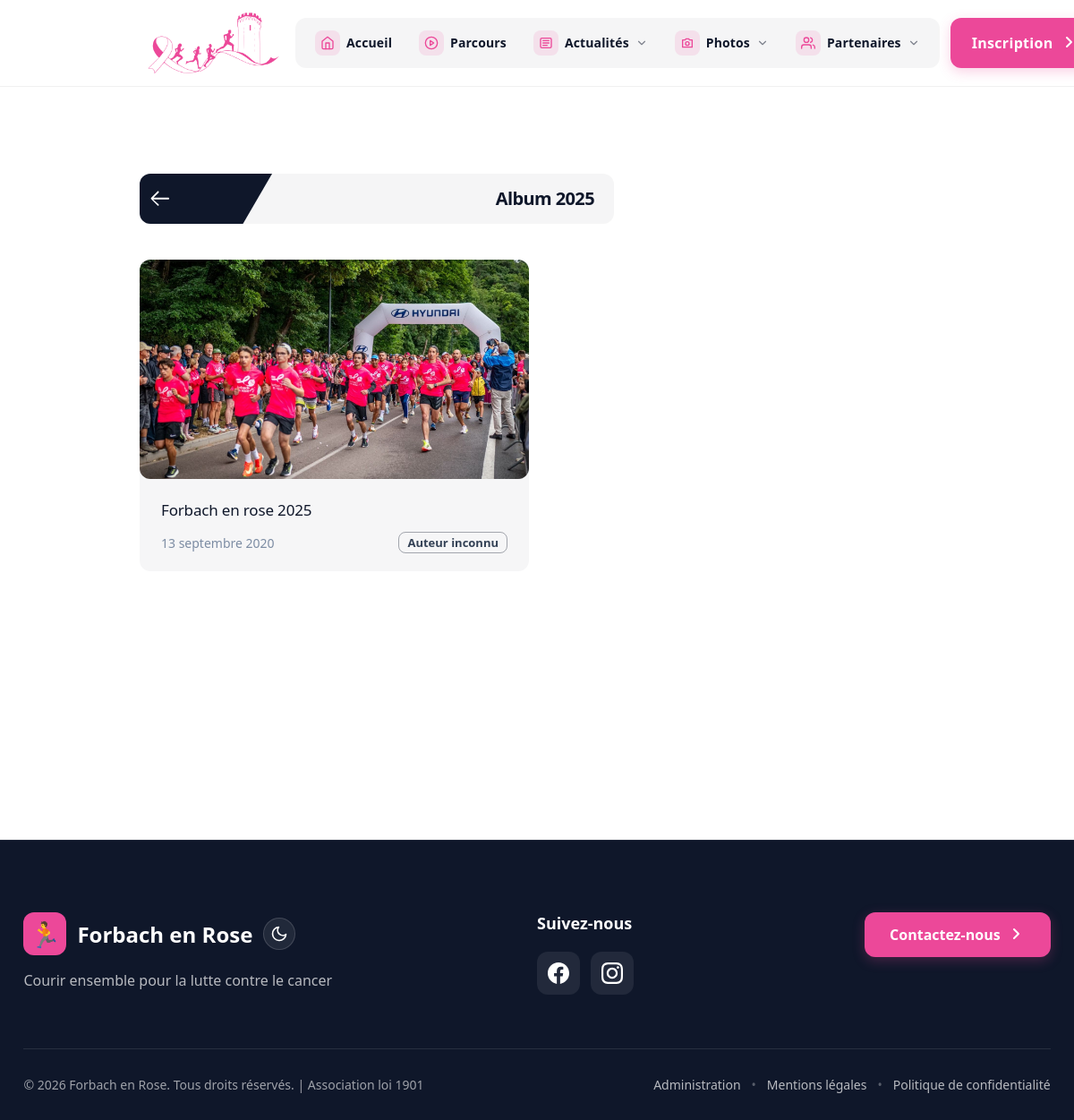
/public/photos.php?year_id=11, run on the app's committed database.
### tables this page shows
CREATE TABLE IF NOT EXISTS `photo_years` (
  `id` int(11) NOT NULL AUTO_INCREMENT,
  `year` int(11) NOT NULL,
  `title` varchar(255) NOT NULL,
  PRIMARY KEY (`id`)
);

CREATE TABLE IF NOT EXISTS `photo_albums` (
  `id` int(11) NOT NULL AUTO_INCREMENT,
  `year_id` int(11) NOT NULL,
  `album_title` varchar(255) NOT NULL,
  `album_link` text NOT NULL,
  `album_img` varchar(255) DEFAULT NULL,
  `album_desc` text DEFAULT NULL,
  PRIMARY KEY (`id`),
  KEY `year_id` (`year_id`),
  CONSTRAINT `photo_albums_ibfk_1` FOREIGN KEY (`year_id`) REFERENCES `photo_years` (`id`) ON DELETE CASCADE
);

### inc/navbar-modern.php (the view, shortened to what this page needs)
<header class="floating-nav" id="navRoot">
  <div class="nav-pill">
    <a class="brand" href="accueil.php">
      <img class="brand-logo" src="../files/_logos/logo_fer_rose.png" alt="Forbach en Rose">
    </a>
    <div class="nav-right">
      <div class="nav-card">
        <nav id="nav-links" class="links" aria-label="Navigation principale">
          <ul class="menu nav-secondary">
        <li class="item">
          <a class="link" href="accueil.php">
            <span class="nav-icon" aria-hidden="true">
              <svg viewBox="0 0 24 24" focusable="false" aria-hidden="true">
                <path d="M3 9l9-7 9 7v11a2 2 0 0 1-2 2H5a2 2 0 0 1-2-2z"></path>
                <polyline points="9,22 9,12 15,12 15,22"></polyline>
              </svg>
            </span>
            <span class="nav-label">Accueil</span>
          </a>
        </li>
        <li class="item">
          <a class="link" href="parcours.php">
            <span class="nav-icon" aria-hidden="true">
              <svg viewBox="0 0 24 24" focusable="false" aria-hidden="true">
                <circle cx="12" cy="12" r="10"></circle>
                <polygon points="10,8 16,12 10,16 10,8"></polygon>
              </svg>
            </span>
            <span class="nav-label">Parcours</span>
          </a>
        </li>
        <li class="item" data-menu="actualites">
          <button class="trigger" type="button" aria-haspopup="true" aria-expanded="false">
            <span class="nav-icon" aria-hidden="true">
              <svg viewBox="0 0 24 24" focusable="false" aria-hidden="true">
                <rect x="3" y="4" width="18" height="16" rx="2"></rect>
                <line x1="7" y1="8" x2="17" y2="8"></line>
                <line x1="7" y1="12" x2="17" y2="12"></line>
                <line x1="7" y1="16" x2="14" y2="16"></line>
              </svg>
            </span>
            <span class="nav-label">Actualités</span>
            <svg class="chev" viewBox="0 0 24 24" fill="none" aria-hidden="true">
              <path d="M6 9l6 6 6-6" stroke="rgba(15,23,42,.8)" stroke-width="2" stroke-linecap="round" stroke-linejoin="round"/>
            </svg>
          </button>
        </li>
        <li class="item" data-menu="photos">
          <button class="trigger" type="button" aria-haspopup="true" aria-expanded="false">
            <span class="nav-icon" aria-hidden="true">
              <svg viewBox="0 0 24 24" focusable="false" aria-hidden="true">
                <path d="M4 7h4l2-2h4l2 2h4v12H4z"></path>
                <circle cx="12" cy="13" r="3"></circle>
              </svg>
            </span>
            <span class="nav-label">Photos</span>
            <svg class="chev" viewBox="0 0 24 24" fill="none" aria-hidden="true">
              <path d="M6 9l6 6 6-6" stroke="rgba(15,23,42,.8)" stroke-width="2" stroke-linecap="round" stroke-linejoin="round"/>
            </svg>
          </button>
        </li>
        <li class="item" data-menu="partenaires">
          <button class="trigger" type="button" aria-haspopup="true" aria-expanded="false">
            <span class="nav-icon" aria-hidden="true">
              <svg viewBox="0 0 24 24" focusable="false" aria-hidden="true">
                <path d="M17 21v-2a4 4 0 0 0-4-4H5a4 4 0 0 0-4 4v2"></path>
                <circle cx="9" cy="7" r="4"></circle>
                <path d="M23 21v-2a4 4 0 0 0-3-3.87"></path>
                <path d="M16 3.13a4 4 0 0 1 0 7.75"></path>
              </svg>
            </span>
            <span class="nav-label">Partenaires</span>
            <svg class="chev" viewBox="0 0 24 24" fill="none" aria-hidden="true">
              <path d="M6 9l6 6 6-6" stroke="rgba(15,23,42,.8)" stroke-width="2" stroke-linecap="round" stroke-linejoin="round"/>
            </svg>
          </button>
        </li>
          </ul>
        </nav>
      </div>
      <div class="cta">
        <a class="btn pink nav-cta" href="register.php">Inscription<svg width="20" height="20" viewBox="0 0 20 20" fill="none" xmlns="http://www.w3.org/2000/svg"><path d="M7 14L12 9L7 4" stroke="currentColor" stroke-width="2" stroke-linecap="round" stroke-linejoin="round"/></svg></a>
      </div>
    </div>
  </div>
</header>

### public/photos.php (shortened to what this page needs)
<?php
require '../inc/navbar-data.php';
$selectedYearId = isset($_GET['year_id']) ? (int)$_GET['year_id'] : null;
$albums = [];
$selectedYear = null;
if ($selectedYearId) {
    $stmtYear = $pdo->prepare('SELECT * FROM photo_years WHERE id = :id LIMIT 1');
    $stmtYear->execute(['id' => $selectedYearId]);
    $selectedYear = $stmtYear->fetch(PDO::FETCH_ASSOC);
    $stmtAlbums = $pdo->prepare('SELECT * FROM photo_albums WHERE year_id = :year_id');
    $stmtAlbums->execute(['year_id' => $selectedYearId]);
    $albums = $stmtAlbums->fetchAll(PDO::FETCH_ASSOC);
}
function formatAlbumDateLabel(int $timestamp): string
{
    if (class_exists('IntlDateFormatter')) {
        static $formatter = null;
        if ($formatter === null) {
            $formatter = new IntlDateFormatter(
                'fr_FR',
                IntlDateFormatter::LONG,
                IntlDateFormatter::NONE,
                date_default_timezone_get(),
                IntlDateFormatter::GREGORIAN,
                'd MMMM yyyy'
            );
        }
        $formatted = $formatter->format($timestamp);
        if (is_string($formatted) && $formatted !== '') {
            return $formatted;
        }
    }
    $months = [
        1 => 'janvier', 2 => 'fevrier', 3 => 'mars', 4 => 'avril',
        5 => 'mai', 6 => 'juin', 7 => 'juillet', 8 => 'aout',
        9 => 'septembre', 10 => 'octobre', 11 => 'novembre', 12 => 'decembre',
    ];
    $day = (int)date('j', $timestamp);
    $month = $months[(int)date('n', $timestamp)] ?? date('m', $timestamp);
    $year = date('Y', $timestamp);
    return $day . ' ' . $month . ' ' . $year;
}
function resolveAlbumCreator(array $album): string
{
    $creatorKeys = [
        'creator_name',
        'album_creator',
        'created_by',
        'added_by',
        'author',
        'album_author',
        'owner_name',
        'user_name',
    ];
    foreach ($creatorKeys as $key) {
        $value = trim((string)($album[$key] ?? ''));
    }
    $descFallback = trim((string)($album['album_desc'] ?? ''));
    return 'Auteur inconnu';
}
function resolveAlbumDateLabel(array $album): string
{
    $dateKeys = [
        'created_at',
        'date_added',
        'added_at',
        'uploaded_at',
        'created_on',
        'created_date',
        'date_creation',
        'inserted_at',
        'updated_at',
    ];
    foreach ($dateKeys as $key) {
        $raw = trim((string)($album[$key] ?? ''));
        if ($raw === '') {
            continue;
        }
    }
    $imgName = trim((string)($album['album_img'] ?? ''));
    if ($imgName !== '') {
        $imgPath = __DIR__ . '/../files/_albums/' . basename($imgName);
        if (is_file($imgPath)) {
            $timestamp = @filemtime($imgPath);
            if ($timestamp !== false) {
                return formatAlbumDateLabel($timestamp);
            }
        }
    }
    return 'Date inconnue';
}
?>
<!DOCTYPE html>
<html lang="fr">
<head>
  <link rel="stylesheet" href="../css/fer-modern.css">
</head>
<body>
  <?php include '../inc/navbar-modern.php'; ?>
  <main>
    <section class="photos-hero" aria-label="Titre de la page">
      <div class="album-reg-bar">
        <div class="album-reg-card">
          <div class="album-reg-bevel" aria-hidden="<?= $selectedYear ? 'false' : 'true' ?>"><?php if ($selectedYear): ?><a href="photos.php" title="Retour" class="back-btn"><svg viewBox="0 0 24 24" width="22" height="22" fill="#ffffff"><path d="M3.3 11.3l6.8-6.8c.4-.4.4-1 0-1.4s-1-.4-1.4 0l-7.8 7.8c-.4.4-.4 1 0 1.4l7.8 7.8c.2.2.5.3.7.3s.5-.1.7-.3c.4-.4.4-1 0-1.4L3.3 12.7H22c.6 0 1-.4 1-1s-.4-1-1-1H3.3z"/></svg></a><?php endif; ?></div>
          <h1 class="album-reg-title"><?= $selectedYear ? htmlspecialchars($selectedYear['title']) : 'Éditions :' ?></h1>
        </div>
      </div>
    </section>
    <?php if ($selectedYearId): ?>
      <?php if (!empty($albums)): ?>
        <div class="albums-grid">
          <?php foreach ($albums as $album): ?>
            <?php
              $creatorName = resolveAlbumCreator($album);
              $dateLabel = resolveAlbumDateLabel($album);
            ?>
            <a href="<?= htmlspecialchars($album['album_link']) ?>" target="_blank" rel="noopener noreferrer" class="album-card">
              <div class="album-card-media">
                <?php if (!empty($album['album_img'])): ?>
                  <img src="../files/_albums/<?= htmlspecialchars($album['album_img']) ?>"
                       class="album-card-image"
                       alt="<?= htmlspecialchars($album['album_title']) ?>"
                       loading="lazy">
                <?php endif; ?>
              </div>
              <div class="album-card-content">
                <h2 class="album-card-title"><?= htmlspecialchars($album['album_title']) ?></h2>
                <div class="album-card-footer">
                  <p class="album-card-date"><?= htmlspecialchars($dateLabel) ?></p>
                  <span class="album-card-creator"><?= htmlspecialchars($creatorName) ?></span>
                </div>
              </div>
            </a>
          <?php endforeach; ?>
        </div>
      <?php else: ?>
        <div style="text-align: center; padding: 60px 20px; color: var(--page-muted);">
          <p>Aucun album disponible pour cette annee.</p>
        </div>
      <?php endif; ?>
    <?php endif; ?>
  </main>
  <?php include '../inc/footer-modern.php'; ?>
</body>
</html>

### css/fer-modern.css (style rules this page uses)
:root { --page-bg: #ffffff; --page-text: #0f172a; --page-muted: rgba(15,23,42,.65); --pill-bg: #ffffff; --pill-border: rgba(15,23,42,.10); --pill-shadow: 0 14px 40px rgba(2,6,23,.12); --mega-bg: #ffffff; --mega-border: rgba(15,23,42,.10); --mega-shadow: 0 18px 60px rgba(2,6,23,.16); --drawer-bg: #ffffff; --drawer-border: rgba(15,23,42,.12); --drawer-shadow: 0 30px 90px rgba(2,6,23,.18); --hover: rgba(2,6,23,.06); --accent: #6d28d9; --pink: #ec4899; --pink-dark: #db2777; --mobile-header-bg: rgba(255, 255, 255, 0.82); --radius-pill: 14px; --radius-btn: 14px; --radius-panel: 18px; --nav-max: clamp(820px, 74vw, 1500px); --side-pad: clamp(16px, 2.2vw, 28px); --content-width: min(var(--nav-max), calc(100% - (var(--side-pad) * 2))); --nav-space: 0px; }
* { box-sizing: border-box; }
body { margin:0; color: var(--page-text); font-family: system-ui, -apple-system, Segoe UI, Roboto, Arial, sans-serif; background: var(--page-bg); padding-top: 0; transition: none; min-height: 100vh; display: flex; flex-direction: column; }
main { flex: 1; }
.floating-nav { position: fixed; top: 0; left: 0; right: 0; z-index: 9999; width: 100%; display:flex; justify-content:center; background: #ffffff; border-bottom: 0; box-shadow: none; pointer-events: auto; transition: none; }
.nav-pill { pointer-events: auto; position: relative; z-index: 10000; display:flex; align-items:center; gap:10px; padding: 14px 0; border-radius: 0; background: #ffffff; border: 0; box-shadow: none; backdrop-filter: none; -webkit-backdrop-filter: none; width: var(--content-width); max-width: none; transition: none; }
.brand { display:flex; align-items:center; gap: 8px; padding: 0 8px; text-decoration:none; color: var(--page-text); user-select: none; white-space: nowrap; }
.brand-logo { height: 68px; width: auto; display: block; object-fit: contain; }
.links { display:flex; align-items:center; justify-content:center; gap: 14px; width: auto; }
.nav-right { display:flex; align-items:center; gap: 12px; margin-left: auto; }
.nav-card { display:flex; align-items:center; background: rgba(15,23,42,.04); border: none; border-radius: 12px; padding: 6px 10px; }
.menu { list-style:none; display:flex; align-items:center; gap: 8px; margin:0; padding:0; }
.menu.nav-secondary { gap: 6px; }
.menu.nav-secondary .link, .menu.nav-secondary .trigger { font: 600 14px/1 system-ui, -apple-system, Segoe UI, Roboto, sans-serif; letter-spacing: .01em; padding: 8px 12px; }
.nav-icon { width: 28px; height: 28px; border-radius: 8px; display: grid; place-items: center; background: rgba(236,72,153,.12); color: var(--pink); flex: 0 0 auto; }
.nav-icon svg { width: 16px; height: 16px; stroke: currentColor; stroke-width: 2; fill: none; stroke-linecap: round; stroke-linejoin: round; }
.nav-label { white-space: nowrap; }
.item { position: static; }
.link, .trigger { appearance:none; border:0; background:transparent; color: var(--page-text); font: 500 16px/1.2 system-ui, -apple-system, Segoe UI, Roboto, sans-serif; padding: 10px 12px; border-radius: var(--radius-btn); cursor:pointer; display:flex; align-items:center; gap: 7px; text-decoration:none; user-select: none; outline: none; transition: background .16s ease; }
.chev { width: 14px; height: 14px; opacity: .65; transition: transform .18s ease; }
.cta { display:flex; align-items:center; gap: 8px; white-space: nowrap; }
.btn { display:inline-flex; align-items:center; justify-content:center; padding: 10px 14px; border-radius: 999px; font: 600 16px/1 system-ui, -apple-system, Segoe UI, Roboto, sans-serif; text-decoration:none; border:1px solid rgba(15,23,42,.12); color: var(--page-text); background: rgba(255,255,255,.65); transition: transform .08s ease, background .18s ease, box-shadow .18s ease; }
.btn.pink { padding: 12px 24px; background: var(--pink); color: #ffffff; border: none; border-radius: 12px; font-size: 16px; font-weight: 600; cursor: pointer; white-space: nowrap; display: inline-flex; align-items: center; gap: 8px; transition: all .2s ease; white-space: nowrap; box-shadow: 0 4px 14px rgba(236,72,153,.25); }
.nav-cta { min-height: 56px; padding: 0 18px; border-radius: 12px; font-weight: 800; letter-spacing: .02em; }
.nav-cta svg { width: 20px; height: 20px; }
main { width: var(--content-width); margin: 0 auto; padding: 20px 0 140px; }
h1 { margin: 28px 0 18px; font-size: clamp(32px, 5vw, 58px); letter-spacing: -0.03em; line-height: 1.05; }

### data on the page
photo_years: title "Album 2025"
photo_albums: album_img (picture), album_title "Forbach en rose 2025", album_img "13 septembre 2020", creatorName "Auteur inconnu"
